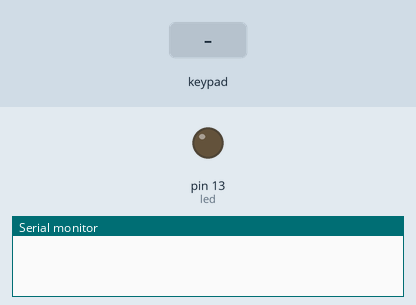
Bench run of a sketch on a simulated Arduino Uno, built with avr-gcc and run on an emulated ATmega328P. Shown: output pins drawn as LEDs (lit = HIGH), the last lines printed to the serial monitor. Inputs (shaded band) come from the test bench.

Above: at 1.5 s.
1.6 s: key 'X' pressed
At 2.1 s:
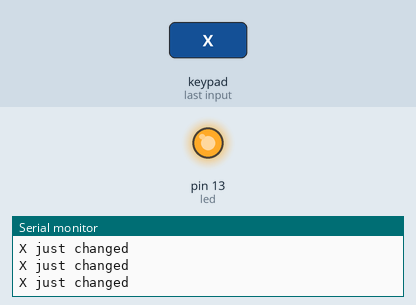
3.1 s: key 'U' pressed
5.0 s: key 'D' pressed
Timing chart, 0 to 8.0 s (numbered marks = the images above; inputs shaded):
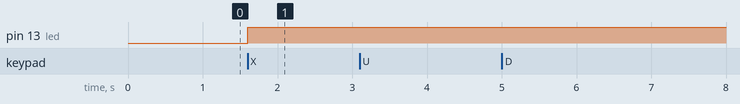

Measured:
- after the input at 1.6 s, pin 13 (led): LOW → HIGH at once

The sketch:

PS2X_Example.ino
```cpp
#include <PS2X_lib.h>  //for v1.6
int led = 13;
#define PS2_DAT        9  //14
#define PS2_CMD        10  //15
#define PS2_SEL        11  //16
#define PS2_CLK        12  //17

#define pressures   false
#define rumble      false

PS2X ps2x;

int error = 0;
byte type = 0;
byte vibrate = 0;

void setup(){
  pinMode(led,OUTPUT);
  Serial.begin(9600);
  delay(300);
  error = ps2x.config_gamepad(PS2_CLK, PS2_CMD, PS2_SEL, PS2_DAT, pressures, rumble);

  if(error == 0){

  type = ps2x.readType();
}
}

void loop() {
  if(error == 1)
    return;

  if(type == 2)
  {
    ps2x.read_gamepad();
    }

  else {
    ps2x.read_gamepad(false, vibrate);

    if(ps2x.Button(PSB_START))
      Serial.println("Start is being held");
    if(ps2x.Button(PSB_SELECT))
      Serial.println("Select is being held");

    if (ps2x.Button(PSB_PAD_UP)) {
      Serial.print("Up held this hard: ");
      Serial.println(ps2x.Analog(PSAB_PAD_UP), DEC);

    }
    if(ps2x.Button(PSB_PAD_RIGHT)){
      Serial.print("Right held this hard: ");
      Serial.println(ps2x.Analog(PSAB_PAD_RIGHT), DEC);
    }
    if(ps2x.Button(PSB_PAD_LEFT)){
      Serial.print("LEFT held this hard: ");
      Serial.println(ps2x.Analog(PSAB_PAD_LEFT), DEC);
    }
    if(ps2x.Button(PSB_PAD_DOWN)){
      Serial.print("DOWN held this hard: ");
      Serial.println(ps2x.Analog(PSAB_PAD_DOWN), DEC);

    }
      if(ps2x.Button(PSB_L1)){
          Serial.println("L1 pressed ");
      }
      if(ps2x.Button(PSB_L2)){
        Serial.println("L2 pressed");
      }
       if(ps2x.Button(PSB_R1)){
          Serial.println("R1 pressed ");
      }
      if(ps2x.Button(PSB_R2)){
        Serial.println("R2 pressed");
      }
      if(ps2x.Button(PSB_TRIANGLE)){
        Serial.println("Triangle pressed");
        digitalWrite(led,LOW);
      }


    if(ps2x.Button(PSB_CIRCLE))     {          //will be TRUE if button was JUST pressed
      Serial.println("Circle just pressed");
      digitalWrite(led,LOW);
    }
    if(ps2x.Button(PSB_CROSS)) {              //will be TRUE if button was JUST pressed OR released
      Serial.println("X just changed");
      digitalWrite(led,HIGH);
    }
    if(ps2x.Button(PSB_SQUARE)) {             //will be TRUE if button was JUST released
      Serial.println("Square just released");
      digitalWrite(led,HIGH);
    }
  }
  delay(15);

}
```
